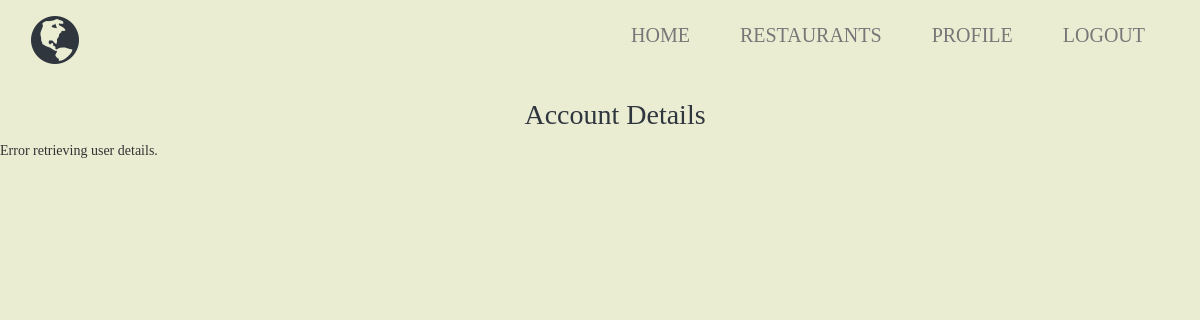
/usermanagement/account-details.php (signed in), run on an earlier commit of the app's database.
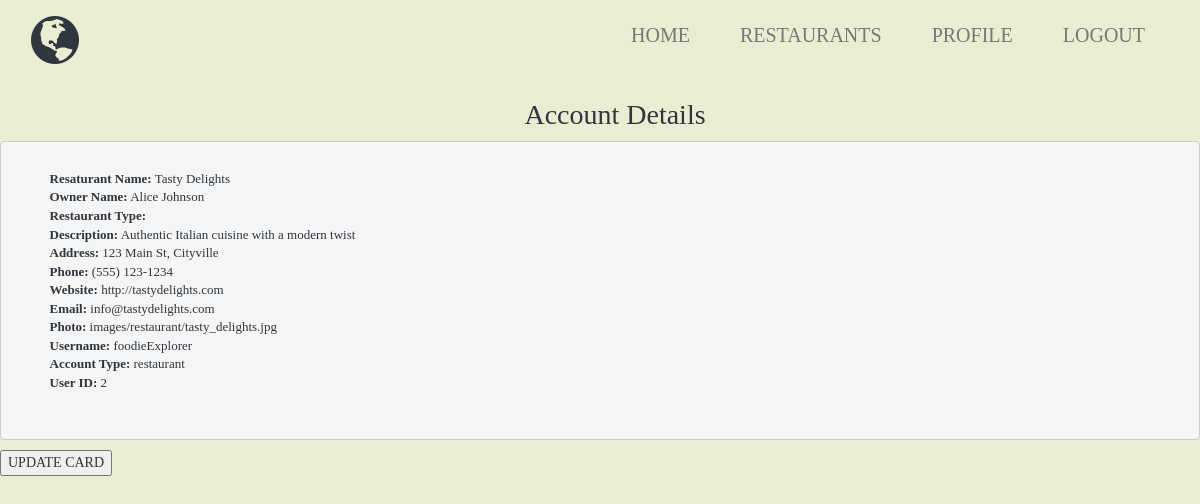
And on a later commit of the database.
### tables this page shows
CREATE TABLE `restaurant` (
  `restaurant_id` int(11) NOT NULL,
  `name` varchar(255) NOT NULL,
  `type` varchar(50) NOT NULL,
  `description` text,
  `address` varchar(255) NOT NULL,
  `phone` varchar(20) DEFAULT NULL,
  `website` varchar(255) DEFAULT NULL,
  `email` varchar(255) DEFAULT NULL,
  `photo` varchar(255) DEFAULT NULL,
  `user_id` int(11) DEFAULT NULL,
  `owner_name` varchar(255) DEFAULT NULL
);

CREATE TABLE `user` (
  `user_id` int(11) NOT NULL,
  `username` varchar(255) NOT NULL,
  `password` varchar(255) NOT NULL,
  `role` varchar(50) NOT NULL
);

### usermanagement/account-details.php (the view, shortened to what this page needs)
<?php
require_once '../usermanagement/checksession.php';
$conn = new mysqli($hn, $un, $pw, $db);
$user = $_SESSION['user'];
$user_id = $user->user_id;
$member_query = "SELECT first_name, last_name, city, state FROM member WHERE user_id = '$user_id'";
$member_result = $conn->query($member_query);
$restaurant_query = "SELECT name, type, description, address, phone, website, email, photo, owner_name FROM restaurant WHERE user_id = '$user_id'";
$restaurant_result = $conn->query($restaurant_query);
$user_query = "SELECT username,role,user_id FROM user WHERE user_id = '$user_id'";
$user_result = $conn->query($user_query);
?>
<html>
<html lang="en">
<head>
    <link rel="stylesheet" href="https://maxcdn.bootstrapcdn.com/bootstrap/3.3.7/css/bootstrap.min.css">
	<link rel="stylesheet" href="../home/food-style.css">
</head>
<body>
		<nav class="navbar navbar-default">
	  		<div class="container">
				<div class="navbar-header">
		   			<a class="navbar-brand" href="#myPage"><span class="glyphicon glyphicon-globe logo"></span></a>
				</div>
				<div class="collapse navbar-collapse" id="myNavbar">
		  			<ul class="nav navbar-nav navbar-right">
		  				<li><a href="../home/home-page.php">Home</a></li>
						<li><a href="../restaurants/restaurant-list.php">Restaurants</a></li>
						<li><a href="../usermanagement/account-details.php">Profile</a></li>
						<li><a href="../usermanagement/account-login.php">LOGOUT</a></li>
		  			</ul>
				</div>
	  		</div>
		</nav>
    <h2>Account Details</h2>
    <?php
    if ($member_result->num_rows > 0 && $user_result->num_rows > 0) {
        $member_row = $member_result->fetch_assoc();
        $user_row = $user_result->fetch_assoc();
        echo <<<_END
	    <pre style='font-family: Times New Roman, sans-serif;color: #2F363E;'>
	    <strong>First Name:</strong> $member_row[first_name]
	    <strong>Last Name:</strong> $member_row[last_name]
	    <strong>Username:</strong> $user_row[username]
	    <strong>City:</strong> $member_row[city]
	    <strong>State:</strong> $member_row[state]
	    <strong>Account Type:</strong> $user_row[role]
	    <strong>User ID:</strong> $user_row[user_id]
	    </pre>
		<form action='update-account.php' method='post'>
		<input type='hidden' name='update' value='yes'>
		<input type='hidden' name='user_id' value='$user_row[user_id]'>
		<input type='submit' value='UPDATE CARD'>
	    </form>
		<form action='delete-account.php' method='post'>
		<input type='hidden' name='delete' value='yes'>
		<input type='hidden' name='user_id' value='$user_row[user_id]'>
		<input type='submit' value='DELETE CARD'>
	    </form>
_END;
    } else if ($restaurant_result->num_rows > 0 && $user_result->num_rows > 0) {
        $restaurant_row = $restaurant_result->fetch_assoc();
        $user_row = $user_result->fetch_assoc();
        echo <<<_END
	    <pre style='font-family: Times New Roman, sans-serif;color: #2F363E;'>
	    <strong>Resaturant Name:</strong> $restaurant_row[name]
	    <strong>Owner Name:</strong> $restaurant_row[owner_name]
	    <strong>Restaurant Type:</strong> $erstaurant_row[type]
	    <strong>Description:</strong> $restaurant_row[description]
	    <strong>Address:</strong> $restaurant_row[address]
	    <strong>Phone:</strong> $restaurant_row[phone]
	    <strong>Website:</strong> $restaurant_row[website]
	    <strong>Email:</strong> $restaurant_row[email]
	    <strong>Photo:</strong> $restaurant_row[photo]
	    <strong>Username:</strong> $user_row[username]
	    <strong>Account Type:</strong> $user_row[role]
	    <strong>User ID:</strong> $user_row[user_id]
	    </pre>
		<form action='update-account.php' method='post'>
		<input type='hidden' name='update' value='yes'>
		<input type='hidden' name='user_id' value='$row[user_id]'>
		<input type='submit' value='UPDATE CARD'>
	    </form>
_END;
    } else {
        echo "<p>Error retrieving user details.</p>";
    }
    ?>
    <br>
</body>
</html>

### home/food-style.css (style rules this page uses)
body { font-family: Times New Roman, sans-serif; background-color: #EBEDD3; }
h2 { text-align: center; margin-left: 30px; margin-top: 30px; font-size: 28px; color: #2F363E; }
form { float: center; }
.navbar.navbar-default { background-color: #EBEDD3; border: 0; border-radius: 0; margin-bottom: 0; }
.navbar.navbar-default a { color: #2F363E; font-size: 20px; float: right; text-align: center; }
.navbar.navbar-default .logo { color: #2F363E; font-size: 50px; margin-right: 10px; float: left; }
.navbar.navbar-default .navbar-nav.navbar-right li { padding: 10px; text-transform: uppercase; color: #2F363E; }

What changed in the data, as far as the page shows it:
now on this page (row edited): restaurant: name "Tasty Delights", owner_name "Alice Johnson", description "Authentic Italian cuisine with a modern twist", address "123 Main St, Cityville", phone "(555) 123-1234", website "http://tastydelights.com", email "info@tastydelights.com", photo "images/restaurant/tasty_delights.jpg"
now on this page (row edited): user: username "foodieExplorer", role "restaurant", user_id "2"
Also different on the page:
form field value: (not shown) → "UPDATE CARD"
text no longer shown: "Error retrieving user details."
text now shown: "Resaturant Name: Owner Name: Restaurant Type: Description: Address: Phone: Website: Email: Photo: Username: Account Type: User ID:"
